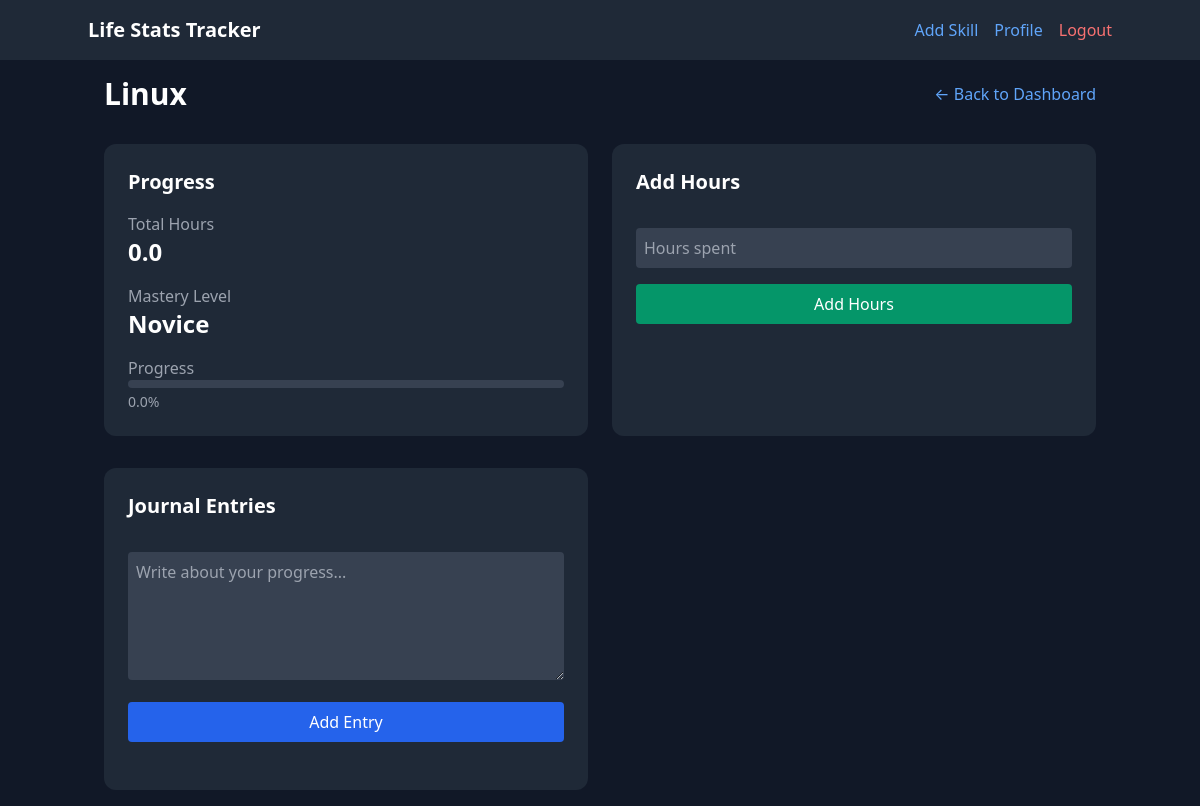
/skill/3 (signed in), run on the app's committed database.
### app/models/skill.py (models this page shows, shortened)
class Skill(db.Model):
    __tablename__ = 'skill'
    id = db.Column(db.Integer, primary_key=True)
    name = db.Column(db.String(80), nullable=False)
    description = db.Column(db.Text)
    created_at = db.Column(db.DateTime, default=datetime.utcnow)
    category_id = db.Column(db.Integer, db.ForeignKey('category.id'), nullable=False)
    total_hours = db.Column(db.Float, default=0.0)
    mastery_percentage = db.Column(db.Float, default=0.0)
    level = db.Column(db.Integer, default=1)
    target_hours = db.Column(db.Float, default=10000.0)  # Default to 10,000 hour rule
    level_threshold = db.Column(db.Float, default=10.0)  # Hours needed per level
    journal_entries = db.relationship('JournalEntry', backref='skill', lazy=True)
    def get_level_name(self):
        if self.mastery_percentage < 10:
            return "Novice"
        elif self.mastery_percentage < 25:
            return "Apprentice"
        elif self.mastery_percentage < 50:
            return "Intermediate"
        elif self.mastery_percentage < 75:
            return "Advanced"
        elif self.mastery_percentage < 100:
            return "Expert"
        else:
            return "Master"

### app/routes/main.py (the view)
@bp.route('/skill/<int:skill_id>')
@login_required
def skill_detail(skill_id):
    skill = Skill.query.get_or_404(skill_id)
    if skill.category.user_id != current_user.id:
        return redirect(url_for('main.index'))
    return render_template('skill_detail.html', skill=skill)

### app/__init__.py (called while the page is built)
def create_app(config_class=Config):
    instance_path = os.path.join(os.getcwd(), 'instance')
    app = Flask(__name__, instance_path=instance_path, instance_relative_config=True)
    app.config.from_object(config_class)
    os.makedirs(app.instance_path, exist_ok=True)
    print(f"Instance path: {app.instance_path}")
    db.init_app(app)
    login_manager.init_app(app)
    migrate.init_app(app, db)
    csrf.init_app(app)
    from .models import User, Category, Skill, JournalEntry
    @login_manager.user_loader
    def load_user(user_id):
        return User.query.get(int(user_id))
    from app.routes import auth, skills, main
    app.register_blueprint(auth.bp)
    app.register_blueprint(skills.bp)
    app.register_blueprint(main.bp)
    return app

### app/templates/skill_detail.html (shortened to what this page needs)
{% extends "base.html" %}
{% block content %}
<div class="space-y-8">
    <div class="flex justify-between items-center">
        <h1 class="text-3xl font-bold">{{ skill.name }}</h1>
        <a href="{{ url_for('main.index') }}" class="text-blue-400 hover:text-blue-300">← Back to Dashboard</a>
    </div>
    <div class="grid md:grid-cols-2 gap-6">
        <div class="bg-gray-800 p-6 rounded-xl">
            <h2 class="text-xl font-bold mb-4">Progress</h2>
            <div class="space-y-4">
                <div>
                    <p class="text-gray-400">Total Hours</p>
                    <p class="text-2xl font-bold">{{ skill.total_hours }}</p>
                </div>
                <div>
                    <p class="text-gray-400">Mastery Level</p>
                    <p class="text-2xl font-bold">{{ skill.get_level_name() }}</p>
                </div>
                <div>
                    <p class="text-gray-400">Progress</p>
                    <div class="w-full bg-gray-700 rounded-full h-2">
                    </div>
                    <p class="text-sm text-gray-400 mt-1">{{ "%.1f"|format(skill.mastery_percentage) }}%</p>
                </div>
            </div>
        </div>
        <div class="bg-gray-800 p-6 rounded-xl">
            <h2 class="text-xl font-bold mb-4">Add Hours</h2>
            <form id="add-hours-form" class="space-y-4">
                <input type="number" name="hours" placeholder="Hours spent" step="0.1" min="0" required
                       class="w-full p-2 rounded bg-gray-700 text-white">
                <button type="submit" class="w-full bg-green-600 hover:bg-green-500 text-white px-4 py-2 rounded">
                    Add Hours
                </button>
            </form>
        </div>
    </div>
    <div class="grid md:grid-cols-2 gap-6">
        <div class="bg-gray-800 p-6 rounded-xl">
            <h2 class="text-xl font-bold mb-4">Journal Entries</h2>
            <form id="journal-form" class="space-y-4">
                <textarea name="content" placeholder="Write about your progress..." required
                          class="w-full p-2 rounded bg-gray-700 text-white h-32"></textarea>
                <button type="submit" class="w-full bg-blue-600 hover:bg-blue-500 text-white px-4 py-2 rounded">
                    Add Entry
                </button>
            </form>
        </div>
    </div>
</div>
{% endblock %}

### data on the page
Skill: name "Linux", total_hours "0.0", get_level_name "Novice", mastery_percentage "0.0"
